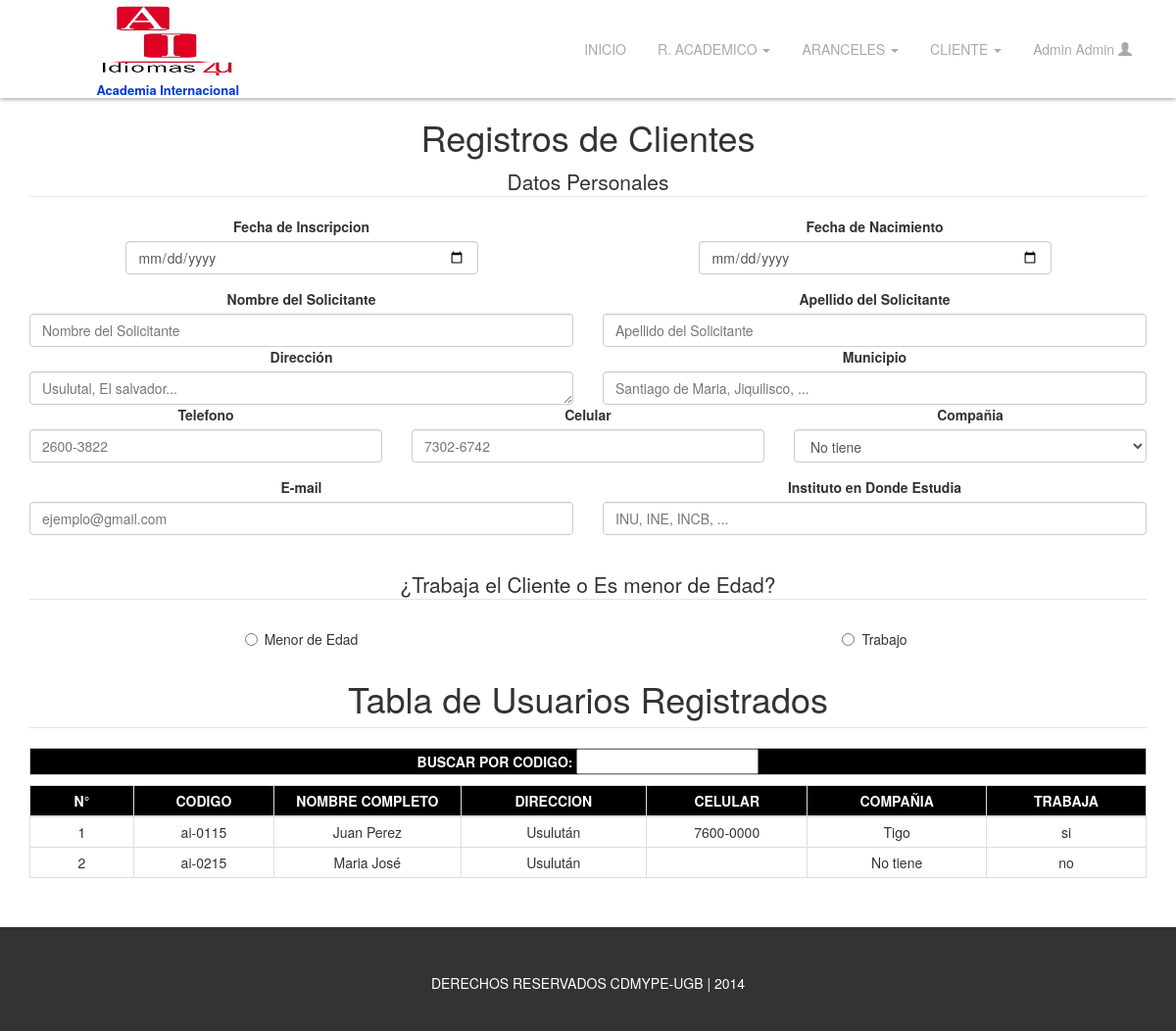
The app's page /admin/regcliente/index.php (signed in) with its own data.
### tables this page shows
CREATE TABLE `usuario` (
  `id_usuario` int(10) NOT NULL,
  `nombre` varchar(50) NOT NULL,
  `apellido` varchar(50) NOT NULL,
  `tipo` enum('admin','user','docente') NOT NULL,
  `username` varchar(50) NOT NULL,
  `password` varchar(50) NOT NULL
);

CREATE TABLE `cliente` (
  `id_cliente` int(10) NOT NULL,
  `cod_del_cliente` varchar(9) NOT NULL,
  `fecha_reg` date NOT NULL,
  `nombre_cliente` varchar(50) NOT NULL,
  `apellido_cliente` varchar(50) NOT NULL,
  `direccion_cliente` varchar(150) NOT NULL,
  `municipio` varchar(40) NOT NULL,
  `tel_clicente` varchar(10) NOT NULL,
  `celular` varchar(10) NOT NULL,
  `id_compania` int(10) NOT NULL,
  `fecha_nacimiento_cliente` date NOT NULL,
  `email_cliente` varchar(150) NOT NULL,
  `trabajo` enum('si','no') NOT NULL,
  `instituto_procede` varchar(250) NOT NULL
);

CREATE TABLE `compania` (
  `id_compania` int(10) NOT NULL,
  `nombre_compania` varchar(15) NOT NULL
);

### admin/php/usuario.php (called while the page is built)
<?php
	include('config/config.php');
	$sql = mysqli_query($link, " select nombre, apellido, username from usuario where username='$username' ");
	$usuario = mysqli_fetch_all($sql, MYSQLI_ASSOC);
?>

### admin/regcliente/busqcompania.php (called while the page is built)
<?php
	include("../php/config/config.php");
	$sql = mysqli_query($link, "select id_compania, nombre_compania from compania");
	$datos = mysqli_fetch_all($sql, MYSQLI_ASSOC);
?>

### admin/regcliente/busquedaCliente.php (the view, shortened to what this page needs)
<div>
	<form class="hidden-print" name="frmBusquedaCliente" id="frmBusquedaCliente">
		<div class="row">
			<div class="col-xs-12">
				<table align="center" cellpadding="5" id="tblCliente" class="table table-bordered table-condensed">
					<thead>
						<tr>
							<td>N°</td>
							<td>Codigo</td>
							<td>Nombre Completo</td>
							<td>Direccion</td>
							<td>Celular</td>
							<td>Compañia</td>
							<td>Trabaja</td>
						</tr>
					</thead>
					<tbody>
						<?php
							include('../php/config/config.php');
							$cliente = isset($_POST['cliente']) ? $_POST['cliente'] : '' ;
							$sqlc = mysqli_query($link, "select
															cliente.id_cliente,
															cliente.cod_del_cliente,
														    cliente.fecha_reg,
														    cliente.nombre_cliente,
														    cliente.apellido_cliente,
														    cliente.direccion_cliente,
														    cliente.tel_clicente,
														    cliente.celular,
														    cliente.id_compania,
														    compania.nombre_compania,
														    cliente.fecha_nacimiento_cliente,
														    cliente.email_cliente,
														    cliente.trabajo,
														    cliente.municipio,
														    cliente.instituto_procede
														from cliente
															inner join compania on cliente.id_compania = compania.id_compania
														where cod_del_cliente like '%$cliente%' ") or die(mysqli_error($link));
$x=0;
							while($fila = mysqli_fetch_assoc($sqlc)){
						?>
							<tr id="cliente_<?php echo $fila['id_cliente'] ?>" >
								<td width="50"><?php echo $x+=1; ?></td>
								<td width="50"><?php echo ($fila['cod_del_cliente'])?></td>
								<td width="50"><?php echo ($fila['nombre_cliente'].' '.$fila['apellido_cliente']) ?></td>
								<td width="50"><?php echo ($fila['direccion_cliente'])?></td>
								<td width="50"><?php echo ($fila['celular'])?></td>
								<td width="50"><?php echo ($fila['nombre_compania'])?></td>
								<td width="50"><?php echo ($fila['trabajo'])?></td>
							</tr>
						<?php } ?>
					</tbody>
				</table>
			</div>
		</div>
	</form>
</div>

### admin/regcliente/index.php (shortened to what this page needs)
<!DOCTYPE html>
<html lang="es">
	<head>
		<?php include '../inc/head_common2.inc'; ?>
		<link rel="stylesheet" href="../css/bgColor.css">
		<link rel="stylesheet" href="print.css">
	</head>
	<body>
		<?php include '../inc/header2.inc'; ?>
		<div class="container inicio">
			<div class="row hidden-print">
				<div class="col-xs-12">
					<h1 class="center">Registros de Clientes</h1>
					<form action="javascript: registroCliente()" name="frmRegCliente" id="frmRegCliente" onReset="javascript: limpiar()">
						<div class="row"> <div class="col-xs-12"> <legend>Datos Personales</legend> </div> </div>
						<div class="row">
							<div class="col-xs-12 col-sm-4 col-sm-offset-1">
							 	<div class="form-group">
									<label for="fecha" class="control-label">Fecha de Inscripcion</label>
									<input type="date" name="txtfecharegistro" id="txtfecharegistro" class="form-control" required>
							  	</div>
							</div>
							<div class="col-xs-12 col-sm-4 col-sm-offset-2">
								<div class="form-group">
									<label for="fechanacimiento" class="control-label">Fecha de Nacimiento</label>
                					<input type="date" name="txtfechanacimiento" id="txtfechanacimiento" class="form-control" required>
								</div>
							</div>
						</div>
						<div class="row">
							<div class="col-xs-12 col-sm-6">
								<label for="nombre" class="control-label">Nombre del Solicitante</label>
								<input type="text" name="txtnomcliente" id="txtnomcliente" class="form-control" placeholder="Nombre del Solicitante" required>
							</div>
							<div class="col-xs-12 col-sm-6">
								<label for="nombre" class="control-label">Apellido del Solicitante</label>
								<input type="text" name="txtapecliente" id="txtapecliente" class="form-control" placeholder="Apellido del Solicitante" required>
							</div>
						</div>
						<div class="row">
							<div class="col-xs-12 col-sm-6">
								<label for="direccion" class="control-label">Dirección</label>
								<textarea id="txtdireccioncliente" name="txtdireccioncliente" class="form-control" rows="1" placeholder="Usulutal, El salvador..."></textarea>
							</div>
							<div class="col-xs-12 col-sm-6">
								<label for="municipio" class="control-label">Municipio</label>
								<input type="text" name="txtmunicipio" id="txtmunicipio" class="form-control" placeholder="Santiago de Maria, Jiquilisco, ..." required>
							</div>
						</div>
						<div class="row">
							<div class="col-xs-12 col-sm-4">
								<div class="form-group">
									<label for="telefono" class="control-label">Telefono</label>
                					<input type="text" name="txttelcliente" id="txttelcliente" class="form-control" placeholder="2600-3822" maxlength="9" pattern="[0-9]{4}-[0-9]{4}" onKeypress="if (event.keyCode < 45 || event.keyCode > 57) event.returnValue = false;">
								</div>
							</div>
							<div class="col-xs-12 col-sm-4">
								<div class="form-group">
									<label for="celular" class="control-label">Celular</label>
                					<input type="text" id="txtcelcliente" name="txtcelcliente" class="form-control" placeholder="7302-6742" maxlength="9" pattern="[0-9]{4}-[0-9]{4}" onKeypress="if (event.keyCode < 45 || event.keyCode > 57) event.returnValue = false;">
								</div>
			                </div>
							<div class="col-xs-12 col-sm-4">
							  <div class="form-group">
									<label  class="control-label">Compañia</label> <?php include('busqcompania.php'); ?>
									<select name="cbocompania" id="cbocompania" class="form-control"> <?php foreach ($datos as $row) { echo '<option value="'.$row['id_compania'].'">'.$row['nombre_compania'].'</option>'; } ?> </select>
								</div>
							</div>
						</div>
						<div class="row">
							<div class="col-xs-12 col-sm-6">
								<div class="form-group">
									<label for="email" class="control-label">E-mail</label>
                					<input type="email" id="txtemail" name="txtemail" class="form-control" placeholder="ejemplo@gmail.com">
								</div>
			                </div>
							<div class="col-xs-12 col-sm-6">
								<div class="form-group">
									<label for="instituto" class="control-label">Instituto en Donde Estudia</label>
                					<input type="text" id="txtinstituto" name="txtinstituto" class="form-control" placeholder="INU, INE, INCB, ...">
								</div>
			                </div>
						</div>
						<br>
						<div class="row"> <div class="col-xs-12"> <legend>¿Trabaja el Cliente o Es menor de Edad?</legend> </div> </div>
						<div class="row">
							<div class="col-xs-12 col-sm-6">
								<div class="radio">
									<label>
										<input type="radio" name="opcion" id="opcedad" value="no" onClick="javascript: mostrar('#divedad'), cerrar('#divtrabajo')" >
										Menor de Edad
									</label>
								</div>
							</div>
							<div class="col-xs-12 col-sm-6">
								<div class="radio">
									<label>
						                <input type="radio" name="opcion" id="opctrabajo" value="si" onClick="javascript: mostrar('#divtrabajo'), cerrar('#divedad')" >
						                Trabajo
						            </label>
								</div>
							</div>
						</div>
						<div class="row">
							<div class="col-xs-12 col-sm-12">
							</div>
						</div>
					</form>
				</div>
			</div>
			<div class="row">
				<div class="col-xs-12">
					<div class="row hidden-print">
						<div class="col-xs-12"> <legend><h1>Tabla de Usuarios Registrados</h1></legend>
						</div>
					</div>
					<p class="btnp hidden-print">
						Buscar por Codigo:
						<input type="text" name="txtBuscar" id="txtBuscar" onKeyUp="buscarCliente(this.value)">
					</p>
					<div id="RespBusquedaCliente"> <?php include('busquedaCliente.php'); ?> </div>
				</div>
			</div>
		</div>
		<?php include '../inc/footer.inc'; ?>
	</body>
</html>

### admin/inc/head_common2.inc (shortened to what this page needs)
<link rel="stylesheet" href="../css/bootstrap.css">
<link rel="stylesheet" href="../css/bootstrap-theme.css">
<link rel="stylesheet" href="../css/Source_Sans_Pro.css">
<link rel="stylesheet" href="../css/style.css">

### admin/inc/header2.inc (shortened to what this page needs)
<header id="main-header">
	<div class="container hidden-print">
		<div class="row">
			<div class="col-xs-5 col-sm-3">
				<h1 id="main-logo">
					<a href="../../admin"><img src="../../img/logo.jpg" alt="Academia Internacional">
						<span>Academia Internacional</span>
					</a>
				</h1>
			</div>
			<div class="col-xs-7 col-sm-9">
				<ul id="main-menu" class="nav nav-pills hidden-xs">
					<li><a href="../index.php">INICIO</a></li>
					<li class="dropdown">
						<a href="#" class="dropdown-toggle" data-toggle="dropdown"> R. ACADEMICO <span class="caret"></span> </a>
					</li>
					<li class="dropdown">
						<a href="#" class="dropdown-toggle" data-toggle="dropdown"> ARANCELES <span class="caret"></span> </a>
					</li>
					<li class="dropdown">
						<a href="#" class="dropdown-toggle" data-toggle="dropdown"> CLIENTE <span class="caret"></span> </a>
					</li>
					<li class="dropdown">
						<a href="#" class="dropdown-toggle" data-toggle="dropdown">
							<?php
								$username = $_SESSION['username'] ;
								include('../php/usuario.php');
								foreach ($usuario as $row ) {
									echo ucwords($row['nombre'].' '.$row['apellido']);
								}
							?>
							<span class="glyphicon glyphicon-user"></span>
						</a>
					</li>
				</ul>
			</div>
		</div>
	</div>
</header>

### admin/inc/footer.inc
<footer>
	<div class="container hidden-print">
		<div class="row">
			<div class="col-xs-12">
				<h6>Derechos Reservados CDMYPE-UGB | 2014</h6>
			</div>
		</div>
	</div>
</footer>

### admin/css/style.css (style rules this page uses)
html, body { height: 94.30%; margin-top: 0px; font-family: 'Source Sans Pro', 'Helvetica Neue', Helvetica, Arial, sans-serif; background-image: url('../img/textura.jpg'); }
ul { padding: 0px; margin: 0px; list-style-type: none; }
ul li { margin-bottom: 5px; }
#main-header { position: fixed; top: 0; width: 100%; background-color: #fff; z-index: 99; background-color: rgb(255, 255, 255); background-color: rgba(255, 255, 255, 0.95); -ms-filter: "progid:DXImageTransform.Microsoft.gradient(startColorstr=#11000000, endColorstr=#11000000)"; -moz-box-shadow: 0 1px 5px #999; -webkit-box-shadow: 0 1px 5px #999; box-shadow: 0 1px 5px #999; }
#main-logo, #logo { width: 100%; height: 100px; padding: 2px 0 0 20px; margin: 0; background-color: #fff; text-align: center; }
#main-logo >a { font-size: 20px; font-size: 2rem; font-weight: 600; color: #fff; text-decoration: none; }
#main-logo>a>img { height: 80px; width: 140px; margin: 0 auto; margin-bottom: 3px; }
#main-logo>a>span { display: block; color: #0038DF; font-size: 13px; font-size: 1.3rem; }
#main-menu { float:right; margin-top: 30px; }
#main-menu a { color: #aaa; }
footer { padding: 30px 0; background-color: #333; text-align: center; }
footer h6 { margin-top: 20px; color: #fff; font-size: 14px; font-size: 1.4rem; text-transform: uppercase; }

### admin/css/bgColor.css (style rules this page uses)
.inicio { margin-top: 100px; margin-bottom: 30px; text-align: center; }
table, .btnp { border:1px solid #CCC; }
table thead, .btnp { background: #000; color: #FFF; text-align:center; text-transform:uppercase; font-weight:bolder; }
.btnp { color: #fff; }
.btnp input { color: #000; }

### records on screen
usuario: nombre+apellido "Admin Admin"
cliente: x "1", cod_del_cliente "ai-0115", nombre_cliente "Juan", apellido_cliente "Perez", direccion_cliente "Usulután", celular "7600-0000", id_compania.nombre_compania "Tigo", trabajo "si"
cliente: x "2", cod_del_cliente "ai-0215", nombre_cliente "Maria", apellido_cliente "José", direccion_cliente "Usulután", id_compania.nombre_compania "No tiene", trabajo "no"

### other values on screen
form field cbocompania "No tiene"
